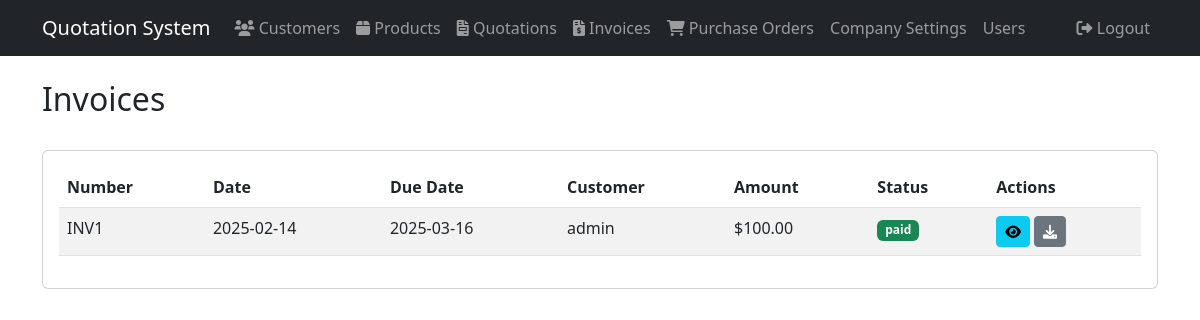
/invoices (signed in), run on the app's committed database.
### models.py (models this page shows)
class Invoice(db.Model):
    id = db.Column(db.Integer, primary_key=True)
    date = db.Column(db.Date, nullable=False)
    quotation_id = db.Column(db.Integer, db.ForeignKey('quotation.id'), nullable=False)
    quotation = db.relationship('Quotation', backref=db.backref('invoice', uselist=False))
    status = db.Column(db.String(20), nullable=False, default='unpaid')
    due_date = db.Column(db.Date, nullable=False)
    paid = db.Column(db.Boolean, default=False)
    total = db.Column(db.Float, nullable=False, default=0.0)
    company_id = db.Column(db.Integer, db.ForeignKey('company.id'), nullable=False)
    company = db.relationship('Company', backref=db.backref('invoices', lazy=True))

class Customer(db.Model):
    id = db.Column(db.Integer, primary_key=True)
    name = db.Column(db.String(100), nullable=False)
    email = db.Column(db.String(120), nullable=False)
    phone = db.Column(db.String(50), nullable=False)
    address = db.Column(db.Text, nullable=True)
    company_id = db.Column(db.Integer, db.ForeignKey('company.id'), nullable=False)
    company = db.relationship('Company', backref=db.backref('customers', lazy=True))

class Quotation(db.Model):
    id = db.Column(db.Integer, primary_key=True)
    date = db.Column(db.Date, nullable=False)
    customer_id = db.Column(db.Integer, db.ForeignKey('customer.id'), nullable=False)
    customer = db.relationship('Customer', backref=db.backref('quotations', lazy=True))
    status = db.Column(db.String(20), nullable=False, default='pending')
    total = db.Column(db.Float, nullable=False, default=0.0)
    company_id = db.Column(db.Integer, db.ForeignKey('company.id'), nullable=False)
    company = db.relationship('Company', backref=db.backref('quotations', lazy=True))

### app.py (the view)
@app.route('/invoices')
@login_required
def list_invoices():
    invoices = Invoice.query.order_by(Invoice.date.desc()).all()
    return render_template('invoices/list.html', invoices=invoices)

### app.py (called while the page is built)
@login_manager.user_loader
def load_user(user_id):
    return User.query.get(int(user_id))

### templates/invoices/list.html (shortened to what this page needs)
{% extends "base.html" %}
{% block content %}
<div class="d-flex justify-content-between align-items-center mb-4">
    <h2>Invoices</h2>
</div>
<div class="card">
    <div class="card-body">
        <div class="table-responsive">
            <table class="table table-striped">
                <thead>
                    <tr>
                        <th>Number</th>
                        <th>Date</th>
                        <th>Due Date</th>
                        <th>Customer</th>
                        <th>Amount</th>
                        <th>Status</th>
                        <th>Actions</th>
                    </tr>
                </thead>
                <tbody>
                    {% for invoice in invoices %}
                    <tr>
                        <td>INV{{ invoice.id }}</td>
                        <td>{{ invoice.date.strftime('%Y-%m-%d') }}</td>
                        <td>{{ invoice.due_date.strftime('%Y-%m-%d') }}</td>
                        <td>{{ invoice.quotation.customer.name }}</td>
                        <td>${{ "%.2f"|format(invoice.quotation.total) }}</td>
                        <td>
                            <span class="badge bg-{{ 'success' if invoice.status == 'paid' else 'warning' }}">
                                {{ invoice.status }}
                            </span>
                        </td>
                        <td>
                            <a href="{{ url_for('view_invoice', id=invoice.id) }}" class="btn btn-sm btn-info">
                                <i class="fas fa-eye"></i>
                            </a>
                            <a href="{{ url_for('download_invoice', id=invoice.id) }}" class="btn btn-sm btn-secondary">
                                <i class="fas fa-download"></i>
                            </a>
                        </td>
                    </tr>
                    {% endfor %}
                </tbody>
            </table>
        </div>
    </div>
</div>
{% endblock %}

### data on the page
Invoice: id "1", date "2025-02-14", due_date "2025-03-16", quotation.customer.name "admin", status "paid"
Quotation: quotation.total "100.00"
